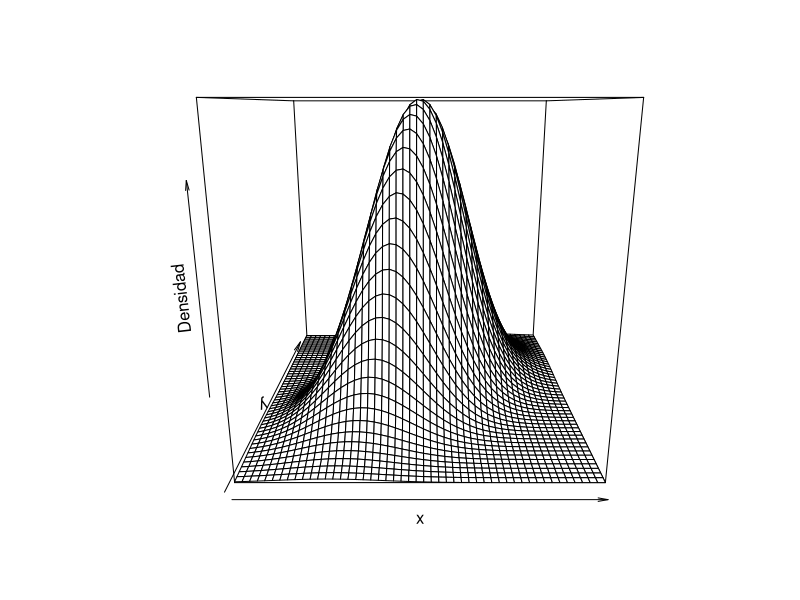
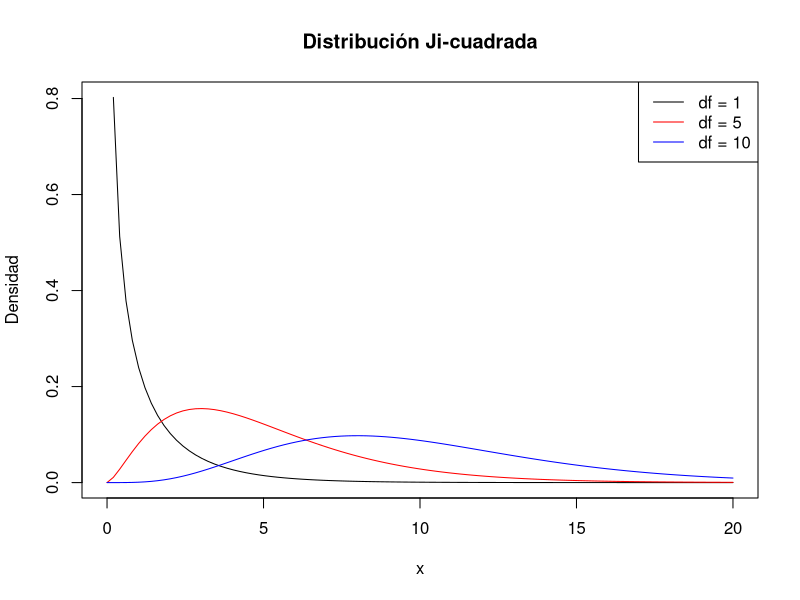

Write the R code that produced these figures, in order.
library(mvtnorm)
# Definir los parámetros de la distribución normal bivariada
mu <- c(0, 0)
sigma <- matrix(c(1, 0.5, 0.5, 1), nrow = 2)

# Generar una malla de valores para graficar la función de densidad
x <- seq(-3, 3, length.out = 50)
y <- seq(-3, 3, length.out = 50)
X <- expand.grid(x, y)

# Calcular la función de densidad
f <- dmvnorm(X, mean = mu, sigma = sigma)

# Graficar la función de densidad
persp(x, y, matrix(f, nrow = 50), xlab = "x", ylab = "y", zlab = "Densidad")


# Definir los parámetros de la distribución ji-cuadrada
df <- c(1, 5, 10)

# Generar una secuencia de valores para graficar la función de densidad
x <- seq(0, 20, length.out = 100)

# Calcular la función de densidad para cada valor de df
f <- lapply(df, function(d) dchisq(x, df = d))

# Graficar las funciones de densidad
plot(x, f[[1]], type = "l", xlab = "x", ylab = "Densidad", main = "Distribución Ji-cuadrada")
lines(x, f[[2]], col = "red")
lines(x, f[[3]], col = "blue")
legend("topright", legend = paste("df =", df), col = c("black", "red", "blue"), lty = 1)




